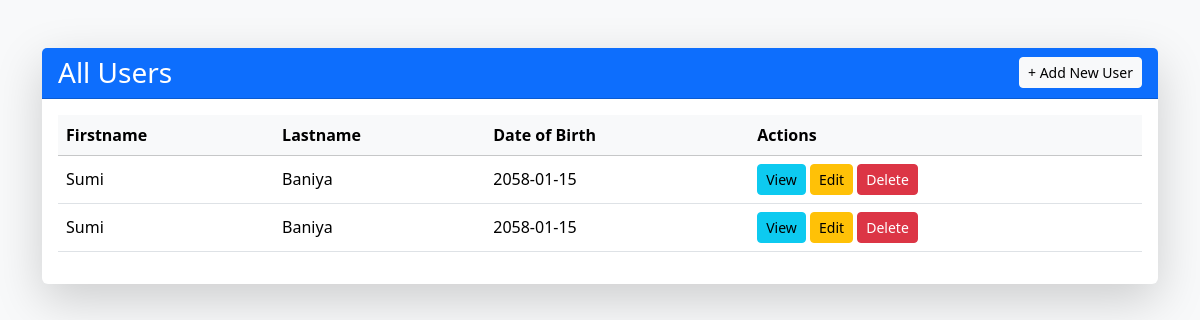
The app's page /users, older data.
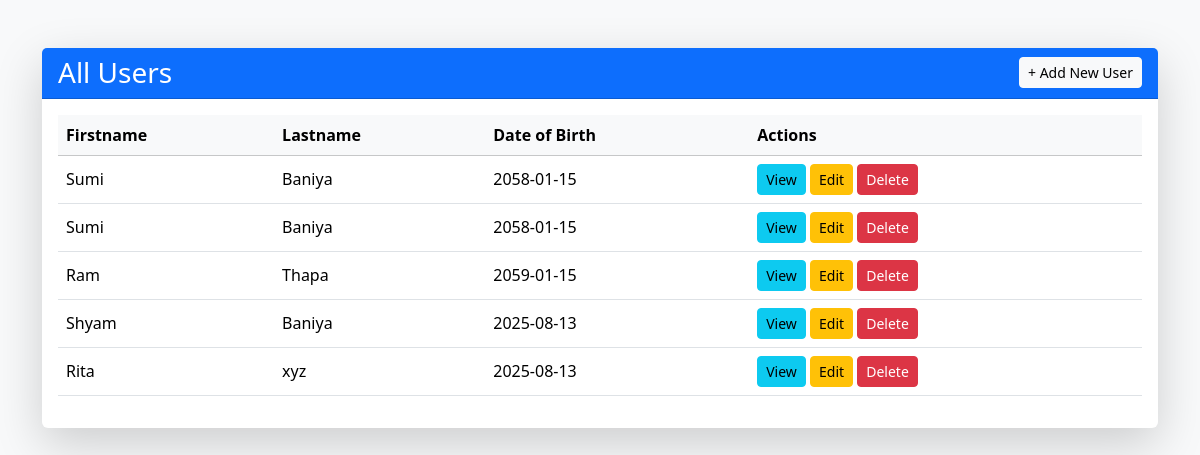
The same page, newer data.
### users/models.py (models this page shows)
class User(models.Model):
  firstname = models.CharField(max_length=255)
  lastname = models.CharField(max_length=255)
  dob=models.CharField(max_length=20)
  gender=models.CharField(max_length=20)
  password=models.CharField(max_length=200)
  email=models.CharField(max_length=200)
  username= models.CharField(max_length=255,default='')

### users/views.py (the view)
# urls.py: path('users', views.user_list, name='user_list'),
def user_list(request):
    users = User.objects.all()
    return render(request, 'user_list.html', {'users': users})

### users/templates/user_list.html (shortened to what this page needs)
<!DOCTYPE html>
<html>
<head>
    <link href="https://cdn.jsdelivr.net/npm/bootstrap@5.3.3/dist/css/bootstrap.min.css" rel="stylesheet">
</head>
<body class="bg-light">
<div class="container mt-5">
    <div class="card shadow-lg border-0">
        <div class="card-header bg-primary text-white d-flex justify-content-between align-items-center">
            <h3 class="mb-0">All Users</h3>
            <a href="{% url 'register' %}" class="btn btn-light btn-sm">+ Add New User</a>
        </div>
        <div class="card-body">
            {% if users %}
            <div class="table-responsive">
                <table class="table table-hover align-middle">
                    <thead class="table-light">
                        <tr>
                            <th>Firstname</th>
                            <th>Lastname</th>
                            <th>Date of Birth</th>
                            <th>Actions</th>
                        </tr>
                    </thead>
                    <tbody>
                        {% for user in users %}
                        <tr>
                            <td>{{ user.firstname }}</td>
                            <td>{{ user.lastname }}</td>
                            <td>{{ user.dob }}</td>
                            <td>
                                <a href="{% url 'user_detail' user.pk %}" class="btn btn-info btn-sm">View</a>
                                <a href="{% url 'user_update' user.pk %}" class="btn btn-warning btn-sm">Edit</a>
                                <a href="{% url 'user_delete' user.pk %}" class="btn btn-danger btn-sm"
                                   onclick="return confirm('Are you sure you want to delete this user?')">Delete</a>
                            </td>
                        </tr>
                        {% endfor %}
                    </tbody>
                </table>
            </div>
            {% else %}
                <p class="text-center text-muted">No users found.</p>
            {% endif %}
        </div>
    </div>
</div>
</body>
</html>

Row changes from the older to the newer data that the page shows:
added User: firstname "Ram", lastname "Thapa", dob "2059-01-15"
added User: firstname "Shyam", lastname "Baniya", dob "2025-08-13"
added User: firstname "Rita", lastname "xyz", dob "2025-08-13"
